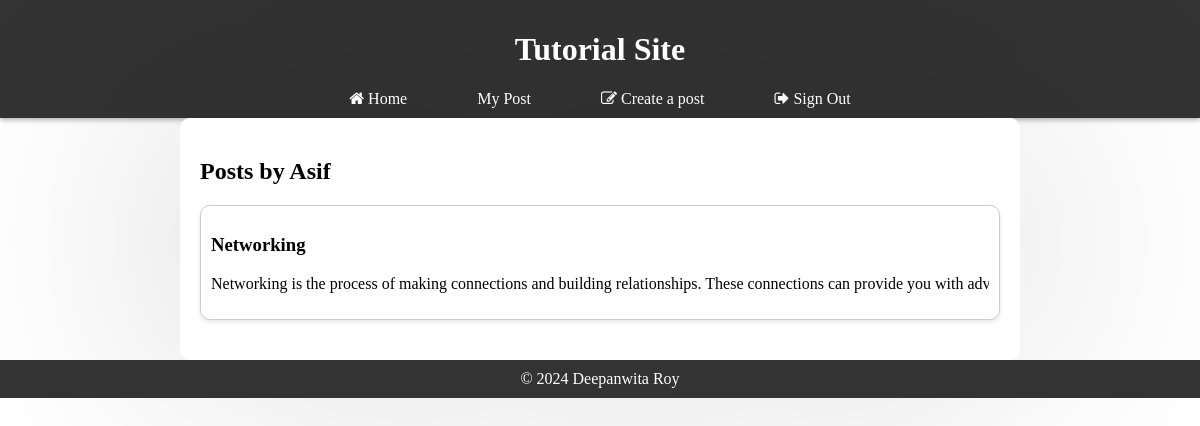
Screenshot of /profile.php (signed in) with the database file from the repository.
### tables this page shows
CREATE TABLE `posts` (
  `post_id` int(11) NOT NULL,
  `title` varchar(255) NOT NULL,
  `content` text NOT NULL,
  `user_id` int(11) NOT NULL,
  `time` int(255) NOT NULL,
  `edited_at` int(128) NOT NULL DEFAULT 0
);

### profile.php (the view, shortened to what this page needs)
<?php
include("db.php");
$query = "SELECT posts.*, users.username FROM posts INNER JOIN users ON posts.user_id = users.user_id AND posts.user_id = {$_SESSION['user_id']}";
$result = mysqli_query($conn, $query);
$posts = [];
while ($row = mysqli_fetch_assoc($result)) {
    $posts[] = $row;
    }
?>
<?php include("header.php"); ?>
<head>
</head>
<div class="container">
<?php if (isset($_SESSION['user_id'])) : ?>
<h2>Posts by <?php echo $_SESSION['username']; ?></h2>
<?php endif; ?>
<?php foreach ($posts as $post) : ?>
<div class="post">
    <h3>
        <a href="article.php?id=<?php echo $post['post_id']; ?>"
            style="text-decoration: none; color:black;"><?php echo $post['title']; ?></a>
    </h3>
    <p class="content"><?php echo $post['content']; ?></p>
</div>
<?php endforeach; ?>
    </div>
<?php include("footer.php"); ?>

### header.php (style rules this page uses)
body, ul, li { margin: 0; padding: 0; list-style: none; }

### profile.php (style rules this page uses)
.container { max-width: 800px; margin: 0 auto; padding: 20px; background-color: #fff; border-radius: 10px; box-shadow: 0px 3px 1700px rgba(3, 3, 3, 0.2); }
.content { color: black; box-sizing: border-box; white-space: nowrap; overflow: hidden; text-overflow: ellipsis; display: -webkit-box; -webkit-line-clamp: 1; -webkit-box-orient: vertical; }
.post { border: 1px solid #ccc; border-radius: 10px; margin-bottom: 20px; padding: 10px; background-color: #fff; box-shadow: 0 2px 4px rgba(0, 0, 0, 0.1); }

### rows the page displays
posts: title "Networking", content "Networking is the process of making connections and building relationships. These connections can provide you with…"

### other values shown
$_SESSION['username'] "Asif"
